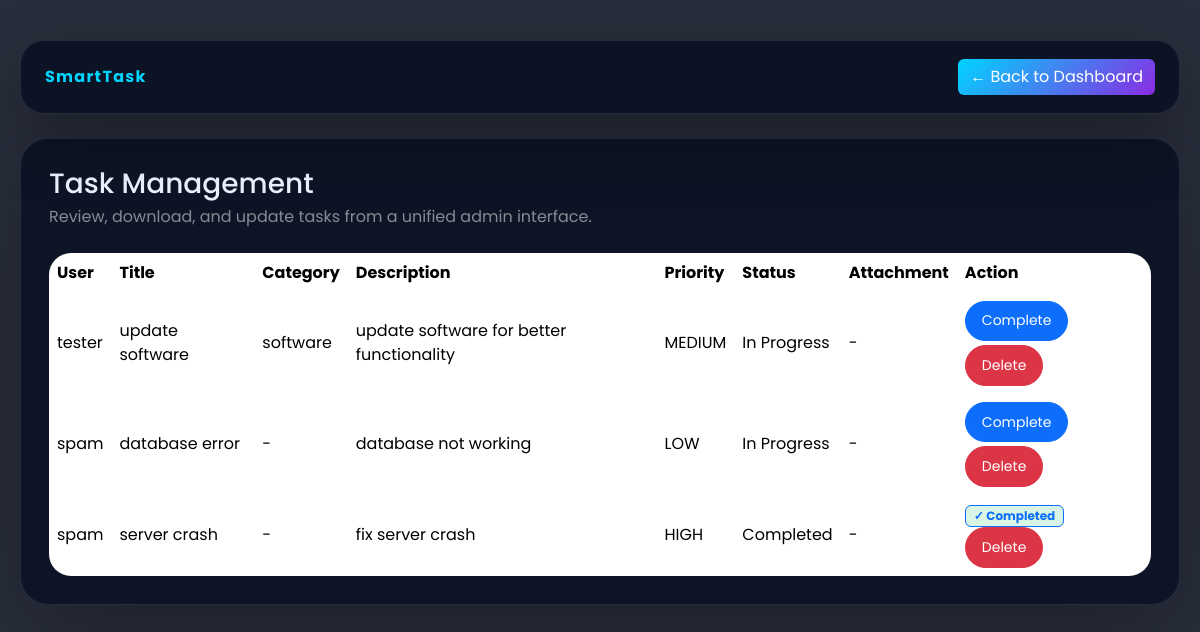
/manage_tasks (signed in), run on the app's committed database.
### tables this page shows
CREATE TABLE tasks (
            id INTEGER PRIMARY KEY AUTOINCREMENT,
            title TEXT NOT NULL,
            description TEXT NOT NULL,
            status TEXT DEFAULT 'Pending',
            priority TEXT,
            due_date DATE,
            user_id INTEGER, category TEXT, file_path TEXT,
            FOREIGN KEY (user_id) REFERENCES users(id)

        );

CREATE TABLE users (
            id INTEGER PRIMARY KEY AUTOINCREMENT,
            username TEXT NOT NULL,
            email TEXT NOT NULL,
            password TEXT NOT NULL,
            role TEXT DEFAULT 'user'
        );

### app.py (the view)
@app.route("/manage_tasks")
def manage_tasks():
    if session.get('role')!='admin':
        return redirect(url_for("login"))
    conn = getdb()
    cursor = conn.cursor()
    cursor.execute("""
        SELECT t.id, t.title, t.description, t.status, t.priority, t.due_date, t.user_id, u.username, t.category, t.file_path
        FROM tasks t
        LEFT JOIN users u ON t.user_id = u.id
        ORDER BY t.priority DESC
    """)
    tasks = cursor.fetchall()
    conn.close()
    return render_template("manage_tasks.html", tasks=tasks)

### app.py (called while the page is built)
@app.after_request
def set_cache_headers(response):
    if response.status_code in [301, 302, 303, 307, 308]:
        response.headers['Cache-Control'] = 'no-store, no-cache, must-revalidate, max-age=0'
        response.headers['Pragma'] = 'no-cache'
        response.headers['Expires'] = '0'
    elif request.endpoint and request.endpoint in ['login', 'register', 'logout', 'user_dashboard', 'admin_dashboard']:
        response.headers['Cache-Control'] = 'no-store, no-cache, must-revalidate, max-age=0, private'
        response.headers['Pragma'] = 'no-cache'
        response.headers['Expires'] = '0'
    elif request.method == 'POST':
        response.headers['Cache-Control'] = 'no-store, no-cache, must-revalidate, max-age=0'
        response.headers['Pragma'] = 'no-cache'
        response.headers['Expires'] = '0'
    return response

def getdb():
    conn = sqlite3.connect(DB_PATH)
    return conn

### templates/manage_tasks.html (shortened to what this page needs)
<!DOCTYPE html>
<html lang="en">
<head>
    <link href="https://cdn.jsdelivr.net/npm/bootstrap@5.3.2/dist/css/bootstrap.min.css" rel="stylesheet">
    <link href="https://cdn.jsdelivr.net/npm/bootstrap-icons/font/bootstrap-icons.css" rel="stylesheet">
</head>
<body>
    <div class="page-shell">
        <div class="topbar d-flex flex-column flex-md-row justify-content-between align-items-center gap-3">
            <a href="/" class="navbar-brand mb-0">SmartTask</a>
            <a href="/admin_dashboard" class="btn btn-glow">← Back to Dashboard</a>
        </div>
        <div class="content-card">
            <div class="d-flex justify-content-between align-items-center mb-4">
                <div>
                    <h3 class="mb-1">Task Management</h3>
                    <p class="text-white-50 mb-0">Review, download, and update tasks from a unified admin interface.</p>
                </div>
            </div>
            <div class="table-responsive">
                <table class="table table-borderless align-middle mb-0">
                    <thead><tr><th>User</th><th>Title</th><th>Category</th><th>Description</th><th>Priority</th><th>Status</th><th>Attachment</th><th>Action</th></tr></thead>
                    <tbody>
                        {% for task in tasks %}
                        <tr>
                            <td>{{ task[7] if task[7] else 'Unknown' }}</td>
                            <td>{{ task[1] }}</td>
                            <td>{{ task[8] if task[8] else '-' }}</td>
                            <td>{{ task[2] }}</td>
                            <td>{{ task[4] }}</td>
                            <td>{{ task[3] }}</td>
                            <td>
                                {% if task[9] %}
                                    <a href="/admin_download/{{ task[0] }}" class="btn btn-primary btn-sm btn-action">Download</a>
                                {% else %}
                                    -
                                {% endif %}
                            </td>
                            <td>
                                {% if task[3] == 'Pending' %}
                                    <a href="/admin_start_task/{{ task[0] }}" class="btn btn-primary btn-sm btn-action mb-1" onclick="return confirm('Start this task?')">Start</a>
                                {% elif task[3] == 'In Progress' %}
                                    <a href="/admin_complete_task/{{ task[0] }}" class="btn btn-primary btn-sm btn-action mb-1" onclick="return confirm('Mark this task as completed?')">Complete</a>
                                {% else %}
                                    <span class="badge border border-primary text-primary badge-completed">✓ Completed</span>
                                {% endif %}
                                <a href="/admin_delete_task/{{ task[0] }}?next=manage_tasks" class="btn btn-danger btn-sm btn-action" onclick="return confirm('Delete this task permanently?')">Delete</a>
                            </td>
                        </tr>
                        {% endfor %}
                    </tbody>
                </table>
            </div>
        </div>
    </div>
</body>
</html>

### templates/manage_tasks.html (style rules this page uses)
* { font-family: 'Poppins', sans-serif; }
body { margin:0; min-height:100vh; background:url('https://images.unsplash.com/photo-1499750310107-5fef28a66643?ixlib=rb-4.0.3&auto=format&fit=crop&w=1650&q=80') center/cover no-repeat fixed; color:#eef3ff; }
body::before { content:''; position:fixed; inset:0; background:rgba(4,10,26,0.85); z-index:0; }
.page-shell { position:relative; z-index:1; padding:40px 20px; }
.topbar { background:rgba(10,18,35,0.92); border:1px solid rgba(255,255,255,0.1); border-radius:24px; padding:18px 24px; backdrop-filter:blur(18px); box-shadow:0 24px 70px rgba(0,0,0,0.3); }
.topbar .navbar-brand { color:#00d4ff; font-weight:700; letter-spacing:.08em; }
.topbar .btn-glow { background:linear-gradient(135deg,#00d4ff,#8a2be2); color:#fff; border:none; }
.content-card { margin-top:24px; background:rgba(10,18,35,0.9); border:1px solid rgba(255,255,255,0.1); border-radius:28px; padding:28px; box-shadow:0 28px 90px rgba(0,0,0,0.28); }
.table-responsive { border-radius:22px; overflow:hidden; }
table { min-width:100%; color:#eef3ff; }
thead tr { background:rgba(255,255,255,0.06); }
td, th { border:none; vertical-align:middle; }
.badge-completed { background:rgba(46,204,113,0.18); color:#d4f5db; }
.btn-action { border-radius:999px; padding:.55rem 1rem; }

### data on the page
tasks: username "tester", title "update software", category "software", description "update software for better functionality", priority "MEDIUM", status "In Progress"
tasks: username "spam", title "database error", task "-", description "database not working", priority "LOW", status "In Progress"
tasks: username "spam", title "server crash", task "-", description "fix server crash", priority "HIGH", status "Completed", shows "✓ Completed"
